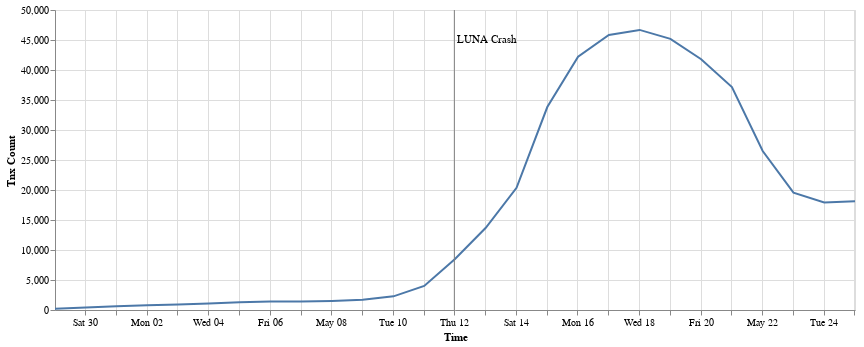

Notebook cell for this chart:
### Code cell
result = pd.DataFrame()

rolling = g.rolling(step='1 day', window='1 week')

result['Tnx Count'] = [w.layer('LUNC').num_edges() for w in rolling]
result['Time'] = [w.layer('LUNC').end_date_time() for w in rolling]

chart = alt.Chart(result).mark_line().encode(
    x="Time:T",
    y="Tnx Count:Q",
).properties(
    width=800,
).add_selection(
    selection
)

alt.layer(chart, event_chart)

### Figure 1 — Vega-Lite specification as saved in the notebook (floating-point values rounded to 4 significant figures)
{"config": {"view": {"continuousWidth": 400, "continuousHeight": 300}}, "layer": [{"data": {"name": "data-8e4e58ed3af4d44d39b7cf7b01e7f330"}, "mark": "line", "encoding": {"x": {"field": "Time", "type": "temporal"}, "y": {"field": "Tnx Count", "type": "quantitative"}}, "selection": {"selector002": {"type": "multi", "fields": ["Layer"], "bind": "legend"}}, "width": 800}, {"layer": [{"mark": {"type": "rule", "color": "gray"}, "encoding": {"x": {"field": "Time", "type": "temporal"}}}, {"mark": {"type": "text", "align": "left", "color": "black", "dx": 3, "dy": -120}, "encoding": {"text": {"field": "event", "type": "nominal"}, "x": {"field": "Time", "type": "temporal"}}}], "data": {"name": "data-03a7e27a271f30803a3f9052d97f8a33"}}], "$schema": "https://vega.github.io/schema/vega-lite/v4.17.0.json", "datasets": {"data-8e4e58ed3af4d44d39b7cf7b01e7f330": [{"Tnx Count": 199, "Time": "2022-04-29T00:30:15"}, {"Tnx Count": 432, "Time": "2022-04-30T00:30:15"}, {"Tnx Count": 621, "Time": "2022-05-01T00:30:15"}, {"Tnx Count": 789, "Time": "2022-05-02T00:30:15"}, {"Tnx Count": 936, "Time": "2022-05-03T00:30:15"}, {"Tnx Count": 1101, "Time": "2022-05-04T00:30:15"}, {"Tnx Count": 1284, "Time": "2022-05-05T00:30:15"}, {"Tnx Count": 1418, "Time": "2022-05-06T00:30:15"}, {"Tnx Count": 1425, "Time": "2022-05-07T00:30:15"}, {"Tnx Count": 1519, "Time": "2022-05-08T00:30:15"}, {"Tnx Count": 1721, "Time": "2022-05-09T00:30:15"}, {"Tnx Count": 2277, "Time": "2022-05-10T00:30:15"}, {"Tnx Count": 4013, "Time": "2022-05-11T00:30:15"}, {"Tnx Count": 8496, "Time": "2022-05-12T00:30:15"}, {"Tnx Count": 13708, "Time": "2022-05-13T00:30:15"}, {"Tnx Count": 20370, "Time": "2022-05-14T00:30:15"}, {"Tnx Count": 33824, "Time": "2022-05-15T00:30:15"}, {"Tnx Count": 42222, "Time": "2022-05-16T00:30:15"}, {"Tnx Count": 45834, "Time": "2022-05-17T00:30:15"}, {"Tnx Count": 46683, "Time": "2022-05-18T00:30:15"}, {"Tnx Count": 45192, "Time": "2022-05-19T00:30:15"}, {"Tnx Count": 41798, "Time": "2022-05-20T00:30:15"}, {"Tnx Count": 37166, "Time": "2022-05-21T00:30:15"}, {"Tnx Count": 26492, "Time": "2022-05-22T00:30:15"}, {"Tnx Count": 19564, "Time": "2022-05-23T00:30:15"}, {"Tnx Count": 17920, "Time": "2022-05-24T00:30:15"}, {"Tnx Count": 18134, "Time": "2022-05-25T00:30:15"}], "data-03a7e27a271f30803a3f9052d97f8a33": [{"Time": "2022-05-12", "event": "LUNA Crash"}]}}
